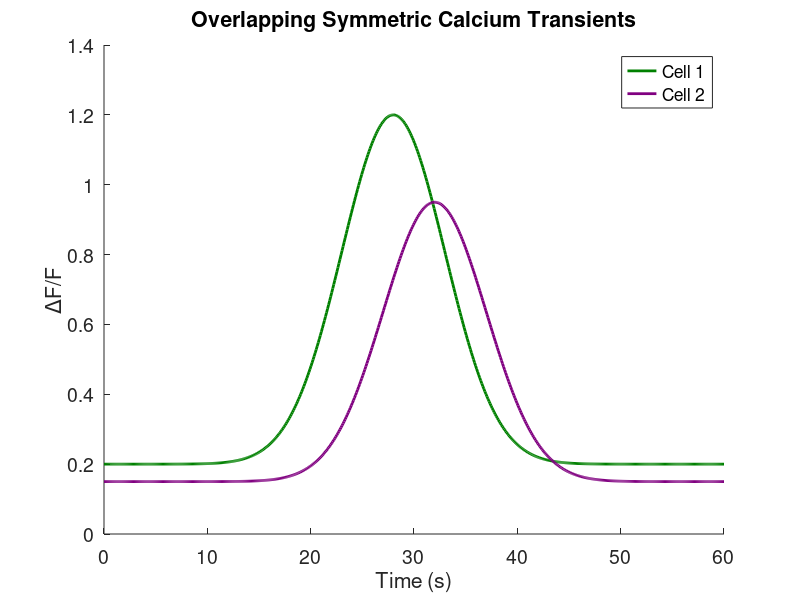
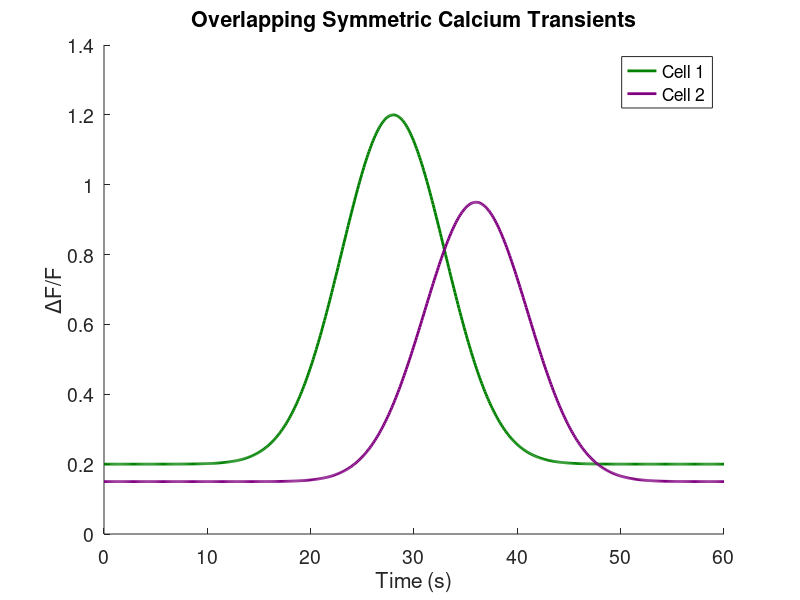
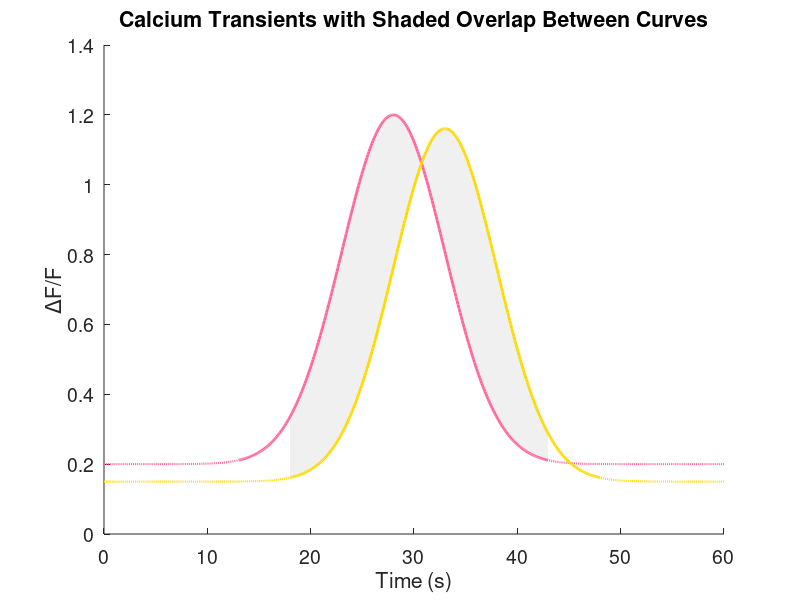
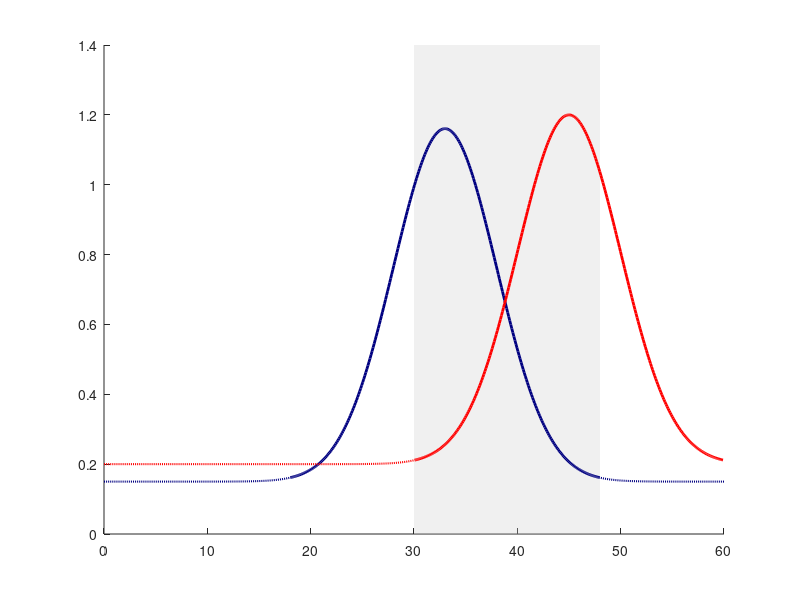

MATLAB code to generate these figures, in order: (Note: this script raises an error after producing the figures.)


t = linspace(0, 60, 600);
center1 = 28;      % peak at 28 s
width1 = 5;        % controls width
amp1 = 1;          % amplitude
signal1 = amp1 * exp(-((t - center1).^2) / (2 * width1^2)) + 0.2;
center2 = 32;      % peak at 32 s
width2 = 5;        % same width for similar shape
amp2 = 0.8;        % slightly lower amplitude
signal2 = amp2 * exp(-((t - center2).^2) / (2 * width2^2)) + 0.15;
figure;
plot(t, signal1, 'LineWidth', 2, 'Color', [0 0.5 0]); % dark green
hold on;
plot(t, signal2, 'LineWidth', 2, 'Color', [0.5 0 0.5]); % dark purple
xlabel('Time (s)');
ylabel('\DeltaF/F');
title('Overlapping Symmetric Calcium Transients');
legend({'Cell 1', 'Cell 2'}, 'Location', 'Northeast');
set(gca, 'FontSize', 14, 'Box', 'off');

%%

t = linspace(0, 60, 600);
center1 = 28;      % peak at 28 s
width1 = 5;        % controls width
amp1 = 1;          % amplitude
signal1 = amp1 * exp(-((t - center1).^2) / (2 * width1^2)) + 0.2;
center2 = 36;      % peak at 36 s (later, more to the right)
width2 = 5;        % same width
amp2 = 0.8;        % slightly lower amplitude
signal2 = amp2 * exp(-((t - center2).^2) / (2 * width2^2)) + 0.15;
figure;
plot(t, signal1, 'LineWidth', 2, 'Color', [0 0.5 0]); % dark green
hold on;
plot(t, signal2, 'LineWidth', 2, 'Color', [0.5 0 0.5]); % dark purple
xlabel('Time (s)');
ylabel('\DeltaF/F');
title('Overlapping Symmetric Calcium Transients');
legend({'Cell 1', 'Cell 2'}, 'Location', 'Northeast');
set(gca, 'FontSize', 14, 'Box', 'off');


%%
t = linspace(0, 60, 600);

% Pink signal
center1 = 28; width1 = 5; amp1 = 1;
signal1 = amp1 * exp(-((t - center1).^2) / (2 * width1^2)) + 0.2;

% Bright yellow signal (shifted closer)
center2 = 33; width2 = 5; amp2_original = 0.8;
signal2_raw = amp2_original * exp(-((t - center2).^2) / (2 * width2^2)) + 0.15;

% Rescale yellow amplitude to match pink
max_signal1 = max(signal1);
max_signal2_raw = max(signal2_raw);
scaling_factor = max_signal1 / max_signal2_raw;
signal2 = (signal2_raw - min(signal2_raw)) * scaling_factor + min(signal2_raw);

figure; hold on;

dotted_len = 15;

% Define windows
pink_start = center1 - dotted_len;
pink_end = center1 + dotted_len;
yellow_start = center2 - dotted_len;
yellow_end = center2 + dotted_len;

% Indices for pink dotted and solid lines
idx_pink_dotted_left = t <= pink_start;
idx_pink_dotted_right = t >= pink_end;
idx_pink_solid = t > pink_start & t < pink_end;

% Indices for yellow dotted and solid lines
idx_yellow_dotted_left = t <= yellow_start;
idx_yellow_dotted_right = t >= yellow_end;
idx_yellow_solid = t > yellow_start & t < yellow_end;

% Overlap interval
overlap_start = max(pink_start, yellow_start);
overlap_end = min(pink_end, yellow_end);
idx_overlap = t >= overlap_start & t <= overlap_end;

% Construct polygon for filled area between curves in overlap
X_fill = [t(idx_overlap), fliplr(t(idx_overlap))];
Y_fill = [signal1(idx_overlap), fliplr(signal2(idx_overlap))];

% Plot filled area between curves (gray, translucent)
fill(X_fill, Y_fill, [0.8 0.8 0.8], 'FaceAlpha', 0.3, 'EdgeColor', 'none');

% Plot pink segments
plot(t(idx_pink_dotted_left), signal1(idx_pink_dotted_left), ':', 'LineWidth', 1.5, 'Color', [1 0.4 0.6]);
plot(t(idx_pink_dotted_right), signal1(idx_pink_dotted_right), ':', 'LineWidth', 1.5, 'Color', [1 0.4 0.6]);
plot(t(idx_pink_solid), signal1(idx_pink_solid), '-', 'LineWidth', 2, 'Color', [1 0.4 0.6]);

% Plot bright yellow segments
plot(t(idx_yellow_dotted_left), signal2(idx_yellow_dotted_left), ':', 'LineWidth', 1.5, 'Color', [1 0.85 0]);
plot(t(idx_yellow_dotted_right), signal2(idx_yellow_dotted_right), ':', 'LineWidth', 1.5, 'Color', [1 0.85 0]);
plot(t(idx_yellow_solid), signal2(idx_yellow_solid), '-', 'LineWidth', 2, 'Color', [1 0.85 0]);

xlabel('Time (s)');
ylabel('\DeltaF/F');
title('Calcium Transients with Shaded Overlap Between Curves');
set(gca, 'FontSize', 14, 'Box', 'off');


%%
t = linspace(0, 60, 600);

% Updated RED: shifted further right for more separation
center1 = 45;  % shifted from 28 -> 36 for further separation
width1 = 5; amp1 = 1;
signal1 = amp1 * exp(-((t - center1).^2) / (2 * width1^2)) + 0.2;

% DARK BLUE: same as before
center2 = 33; width2 = 5; amp2 = 0.8;
signal2_raw = amp2 * exp(-((t - center2).^2) / (2 * width2^2)) + 0.15;

% Rescale blue amplitude to match red
scaling_factor = max(signal1) / max(signal2_raw);
signal2 = (signal2_raw - min(signal2_raw)) * scaling_factor + min(signal2_raw);

figure; hold on;

% Event window ±15s for solid lines
dotted_len = 15;
red_start = center1 - dotted_len; red_end = center1 + dotted_len;
blue_start = center2 - dotted_len; blue_end = center2 + dotted_len;

% Indexing
idx_red_dotted_left = t <= red_start;
idx_red_dotted_right = t >= red_end;
idx_red_solid = t > red_start & t < red_end;

idx_blue_dotted_left = t <= blue_start;
idx_blue_dotted_right = t >= blue_end;
idx_blue_solid = t > blue_start & t < blue_end;

% Overlap region for gray rectangle
overlap_start = max(red_start, blue_start);
overlap_end = min(red_end, blue_end);

% Determine Y limits after dummy plot to ensure correct patch scaling
plot(t, signal1, 'Color', 'none');
plot(t, signal2, 'Color', 'none');
yl = ylim; if yl(1) > 0, yl(1) = 0; end

% Draw gray rectangle
patch([overlap_start overlap_end overlap_end overlap_start], ...
      [yl(1) yl(1) yl(2) yl(2)], ...
      [0.8 0.8 0.8], 'FaceAlpha', 0.3, 'EdgeColor', 'none');

% Plot DARK BLUE first (so it stays in the back)
plot(t(idx_blue_dotted_left), signal2(idx_blue_dotted_left), ':', 'LineWidth', 1.5, 'Color', [0 0 0.5]);
plot(t(idx_blue_dotted_right), signal2(idx_blue_dotted_right), ':', 'LineWidth', 1.5, 'Color', [0 0 0.5]);
plot(t(idx_blue_solid), signal2(idx_blue_solid), '-', 'LineWidth', 2, 'Color', [0 0 0.5]);

% Plot BRIGHT RED second (so it stays in front)
plot(t(idx_red_dotted_left), signal1(idx_red_dotted_left), ':', 'LineWidth', 1.5, 'Color', [1 0 0]);
plot(t(idx_red_dotted_right), signal1(idx_red_dotted_right), ':', 'LineWidth', 1.5, 'Color', [1 0 0]);
plot(t(idx_red_solid), signal1(idx_red_solid), '-', 'LineWidth', 2, 'Color', [1 0 0]);

%%
t = linspace(0, 60, 600);

% BRIGHT RED: shifted further right and lower
center1 = 30; %40        % shifted further right
width1 = 2; amp1 = 0.7;  % lower amplitude to be below blue
signal1 = amp1 * exp(-((t - center1).^2) / (2 * width1^2)) + 0.1; % baseline lower

% DARK BLUE: reference signal
center2 = 25; width2 = 5; amp2 = 1;
signal2 = amp2 * exp(-((t - center2).^2) / (2 * width2^2)) + 0.2;

figure; hold on;

% Event window for solid lines ±15 s
dotted_len = 15;
red_start = 25; %center1 - dotted_len; red_end = center1 + dotted_len; %25
blue_start = 10; %center2 - dotted_len; blue_end = center2 + dotted_len; %10

%Indexing
idx_red_dotted_left = t <= red_start;
idx_red_dotted_right = t >= red_end;
idx_red_solid = t > red_start & t < red_end;

idx_blue_dotted_left = t <= blue_start;
idx_blue_dotted_right = t >= blue_end;
idx_blue_solid = t > blue_start & t < blue_end;

red_end = 35;
% Overlap region
overlap_start = max(red_start, blue_start);
overlap_end = min(red_end, blue_end);

% Determine Y limits dynamically
plot(t, signal1, 'Color', 'none');
plot(t, signal2, 'Color', 'none');
yl = ylim; if yl(1) > 0, yl(1) = 0; end

% Gray rectangle across Y in overlap region
patch([overlap_start overlap_end overlap_end overlap_start], ...
      [yl(1) yl(1) yl(2) yl(2)], ...
      [0.8 0.8 0.8], 'FaceAlpha', 0.3, 'EdgeColor', 'none');

% Plot DARK BLUE first so it stays on top
plot(t(idx_blue_dotted_left), signal2(idx_blue_dotted_left), ':', 'LineWidth', 1.5, 'Color', [0 0 0.5]);
plot(t(idx_blue_dotted_right), signal2(idx_blue_dotted_right), ':', 'LineWidth', 1.5, 'Color', [0 0 0.5]);
plot(t(idx_blue_solid), signal2(idx_blue_solid), '-', 'LineWidth', 2, 'Color', [0 0 0.5]);

% Plot BRIGHT RED second, shifted right and below
plot(t(idx_red_dotted_left), signal1(idx_red_dotted_left), ':', 'LineWidth', 1.5, 'Color', [1 0 0]);
plot(t(idx_red_dotted_right), signal1(idx_red_dotted_right), ':', 'LineWidth', 1.5, 'Color', [1 0 0]);
plot(t(idx_red_solid), signal1(idx_red_solid), '-', 'LineWidth', 2, 'Color', [1 0 0]);

%%
% Time vector
t = linspace(0, 60, 600);

% Define signals
% BRIGHT RED: shifted right and lower
center_red = 30;              % center time
width_red = 2; amp_red = 0.7; % lower amplitude
baseline_red = 0.1;
signal_red = amp_red * exp(-((t - center_red).^2) / (2 * width_red^2)) + baseline_red;

% DARK BLUE: reference signal
center_blue = 25; width_blue = 5; amp_blue = 1;
baseline_blue = 0.2;
signal_blue = amp_blue * exp(-((t - center_blue).^2) / (2 * width_blue^2)) + baseline_blue;

% Event window for solid lines
dotted_len = 15; % window half-length for solid region

% RED event window
red_start = 25;           % fixed start for solid region
red_end = 35;             % fixed end for solid region
idx_red_solid = t > red_start & t < red_end;
idx_red_dotted_left = t <= red_start;
idx_red_dotted_right = t >= red_end;

% BLUE event window
blue_start = 10;          % fixed start for solid region
blue_end = 40;            % fixed end for solid region
idx_blue_solid = t > blue_start & t < blue_end;
idx_blue_dotted_left = t <= blue_start;
idx_blue_dotted_right = t >= blue_end;

% Overlap region for gray rectangle
overlap_start = max(red_start, blue_start);
overlap_end = min(red_end, blue_end);

% Initialize figure
figure; hold on;

% Determine Y limits dynamically
plot(t, signal_red, 'Color', 'none');
plot(t, signal_blue, 'Color', 'none');
yl = ylim; if yl(1) > 0, yl(1) = 0; end

% Plot gray rectangle across Y in overlap region
patch([overlap_start overlap_end overlap_end overlap_start], ...
      [yl(1) yl(1) 1.4 1.4], ...
      [0.8 0.8 0.8], 'FaceAlpha', 0.3, 'EdgeColor', 'none');

% Plot DARK BLUE first (to remain visually behind red)
plot(t(idx_blue_dotted_left), signal_blue(idx_blue_dotted_left), ':', 'LineWidth', 1.5, 'Color', [0 0 0.5]);
plot(t(idx_blue_dotted_right), signal_blue(idx_blue_dotted_right), ':', 'LineWidth', 1.5, 'Color', [0 0 0.5]);
plot(t(idx_blue_solid), signal_blue(idx_blue_solid), '-', 'LineWidth', 2, 'Color', [0 0 0.5]);

% Plot BRIGHT RED second (to remain in front, shifted right and lower)
plot(t(idx_red_dotted_left), signal_red(idx_red_dotted_left), ':', 'LineWidth', 1.5, 'Color', [1 0 0]);
plot(t(idx_red_dotted_right), signal_red(idx_red_dotted_right), ':', 'LineWidth', 1.5, 'Color', [1 0 0]);
plot(t(idx_red_solid), signal_red(idx_red_solid), '-', 'LineWidth', 2, 'Color', [1 0 0]);

%%
% Time vector
t = linspace(0, 60, 600);

% Define signals
% BRIGHT RED: shifted right and lower
center_red = 30; width_red = 2; amp_red = 0.7; baseline_red = 0.1;
signal_red = amp_red * exp(-((t - center_red).^2) / (2 * width_red^2)) + baseline_red;

% DARK BLUE: reference signal
center_blue = 25; width_blue = 5; amp_blue = 1; baseline_blue = 0.2;
signal_blue = amp_blue * exp(-((t - center_blue).^2) / (2 * width_blue^2)) + baseline_blue;

% Event window for solid lines
dotted_len = 15;

% RED event window
red_start = 25;
red_end = 35;
idx_red_solid = t > red_start & t < red_end;
idx_red_dotted_left = t <= red_start;
idx_red_dotted_right = t >= red_end;

% BLUE event window
blue_start = 10;
blue_end = 40;
idx_blue_solid = t > blue_start & t < blue_end;
idx_blue_dotted_left = t <= blue_start;
idx_blue_dotted_right = t >= blue_end;

% Overlap region for gray rectangle
overlap_start = max(red_start, blue_start);
overlap_end = min(red_end, blue_end);

% Initialize figure
figure; hold on;

% Determine Y limits dynamically
plot(t, signal_red, 'Color', 'none');
plot(t, signal_blue, 'Color', 'none');
yl = ylim; if yl(1) > 0, yl(1) = 0; end

% Plot gray rectangle across Y in overlap region
patch([overlap_start overlap_end overlap_end overlap_start], ...
      [yl(1) yl(1) 1.4 1.4], ...
      [0.8 0.8 0.8], 'FaceAlpha', 0.3, 'EdgeColor', 'none');

% Plot DARK BLUE first
plot(t(idx_blue_dotted_left), signal_blue(idx_blue_dotted_left), ':', 'LineWidth', 1.5, 'Color', [0 0 0.5]);
plot(t(idx_blue_dotted_right), signal_blue(idx_blue_dotted_right), ':', 'LineWidth', 1.5, 'Color', [0 0 0.5]);
plot(t(idx_blue_solid), signal_blue(idx_blue_solid), '-', 'LineWidth', 2, 'Color', [0 0 0.5]);

% Plot BRIGHT RED second
plot(t(idx_red_dotted_left), signal_red(idx_red_dotted_left), ':', 'LineWidth', 1.5, 'Color', [1 0 0]);
plot(t(idx_red_dotted_right), signal_red(idx_red_dotted_right), ':', 'LineWidth', 1.5, 'Color', [1 0 0]);
plot(t(idx_red_solid), signal_red(idx_red_solid), '-', 'LineWidth', 2, 'Color', [1 0 0]);

% Annotations for delay and durations
y_arrow = 1.2; % consistent Y position for arrows

% Delay between RED and BLUE onset
delay = red_start - blue_start;
annotation('doublearrow', ...
    [(blue_start/60) (red_start/60)], ...
    [(y_arrow/1.4) (y_arrow/1.4)], ...
    'Color', [0.3 0.3 0.3], 'LineWidth', 1.5);
text(mean([blue_start, red_start]), y_arrow+0.05, ...
    sprintf('Delay = %d s', delay), ...
    'HorizontalAlignment', 'center', 'FontSize', 12);

% Duration of BLUE
annotation('doublearrow', ...
    [(blue_start/60) (blue_end/60)], ...
    [(y_arrow-0.15)/1.4 (y_arrow-0.15)/1.4], ...
    'Color', [0 0 0.5], 'LineWidth', 1.5);
text(mean([blue_start, blue_end]), y_arrow-0.1, ...
    sprintf('%.0f s', blue_end - blue_start), ...
    'HorizontalAlignment', 'center', 'FontSize', 12, 'Color', [0 0 0.5]);

% Duration of RED
annotation('doublearrow', ...
    [(red_start/60) (red_end/60)], ...
    [(y_arrow-0.3)/1.4 (y_arrow-0.3)/1.4], ...
    'Color', [1 0 0], 'LineWidth', 1.5);
text(mean([red_start, red_end]), y_arrow-0.25, ...
    sprintf('%.0f s', red_end - red_start), ...
    'HorizontalAlignment', 'center', 'FontSize', 12, 'Color', [1 0 0]);

%%
% Time vector
t = linspace(0, 60, 600);

% Define signals
% BRIGHT RED: shifted right and lower
center_red = 30; width_red = 2; amp_red = 1; baseline_red = 0.1;
signal_red = amp_red * exp(-((t - center_red).^2) / (2 * width_red^2)) + baseline_red;

% DARK BLUE: reference signal
center_blue = 25; width_blue = 5; amp_blue = 1; baseline_blue = 0.2;
signal_blue = amp_blue * exp(-((t - center_blue).^2) / (2 * width_blue^2)) + baseline_blue;

% Event windows
red_start = 24; red_end = 36;
blue_start = 10; blue_end = 40;

idx_red_solid = t > red_start & t < red_end;
idx_red_dotted_left = t <= red_start;
idx_red_dotted_right = t >= red_end;

idx_blue_solid = t > blue_start & t < blue_end;
idx_blue_dotted_left = t <= blue_start;
idx_blue_dotted_right = t >= blue_end;

% Overlap region for gray rectangle
overlap_start = max(red_start, blue_start);
overlap_end = min(red_end, blue_end);

% Initialize figure
figure; hold on;

% Determine Y limits dynamically
plot(t, signal_red, 'Color', 'none');
plot(t, signal_blue, 'Color', 'none');
yl = ylim; if yl(1) > 0, yl(1) = 0; end

% Plot gray rectangle across Y in overlap region
patch([overlap_start overlap_end overlap_end overlap_start], ...
      [yl(1) yl(1) 1.4 1.4], ...
      [0.8 0.8 0.8], 'FaceAlpha', 0.3, 'EdgeColor', 'none');

% Plot curves
% DARK BLUE first
plot(t(idx_blue_dotted_left), signal_blue(idx_blue_dotted_left), ':', 'LineWidth', 1.5, 'Color', [0 0 0.5]);
plot(t(idx_blue_dotted_right), signal_blue(idx_blue_dotted_right), ':', 'LineWidth', 1.5, 'Color', [0 0 0.5]);
plot(t(idx_blue_solid), signal_blue(idx_blue_solid), '-', 'LineWidth', 2, 'Color', [0 0 0.5]);

% BRIGHT RED second
plot(t(idx_red_dotted_left), signal_red(idx_red_dotted_left), ':', 'LineWidth', 1.5, 'Color', [1 0 0]);
plot(t(idx_red_dotted_right), signal_red(idx_red_dotted_right), ':', 'LineWidth', 1.5, 'Color', [1 0 0]);
plot(t(idx_red_solid), signal_red(idx_red_solid), '-', 'LineWidth', 2, 'Color', [1 0 0]);

% Annotations
ax = gca;
xlim_current = ax.XLim;
ylim_current = ax.YLim;

% Normalized X positions
x_norm = @(x) (x - xlim_current(1)) / (xlim_current(2) - xlim_current(1));
% Normalized Y positions
y_norm = @(y) (y - ylim_current(1)) / (ylim_current(2) - ylim_current(1));

%% Delay arrow (gray) at y = 0.15
delay = red_start - blue_start;
annotation('doublearrow', ...
    [blue_start, red_start], ...
    [0.2,0.2], ...
    'Color', [0.3 0.3 0.3], 'LineWidth', 1.5);
text(mean([blue_start, red_start]), 0.17, ...
    sprintf('Delay'), ...
    'HorizontalAlignment', 'center', 'FontSize', 12);
delay = red_start - blue_start; % should be 15

annotation('doublearrow', ...
    [x_norm(blue_start), x_norm(red_start)], ...
    [y_norm(0.2), y_norm(0.2)], ...
    'Color', [0.3 0.3 0.3], 'LineWidth', 1.5);

text(mean([blue_start, red_start]), 0.17, ...
    'Delay', ...
    'HorizontalAlignment', 'center', 'FontSize', 12);


% Compute normalized units conversion:
ax = gca;
x_limits = xlim(ax);
y_limits = ylim(ax);

x_norm = @(x) (x - x_limits(1)) / (x_limits(2) - x_limits(1));
y_norm = @(y) (y - y_limits(1)) / (y_limits(2) - y_limits(1));

% Create double arrow from X=10 to X=25 at Y=0.2
annotation('doublearrow', ...
    [x_norm(blue_start), x_norm(red_start)], ...
    [y_norm(0.2), y_norm(0.2)], ...
    'Color', [0.3 0.3 0.3], 'LineWidth', 1.5);

% Add label centered between 10 and 25 at Y=0.17 (data coordinates)
text(mean([blue_start, red_start]), 0.17, ...
    'Delay', ...
    'HorizontalAlignment', 'center', 'FontSize', 12);


% Duration of BLUE (y = 0.05)
annotation('doublearrow', ...
    [x_norm(blue_start) x_norm(blue_end)], ...
    [y_norm(0.05) y_norm(0.05)], ...
    'Color', [0 0 0.5], 'LineWidth', 1.5);
text(mean([blue_start, blue_end]), 0.07, ...
    sprintf('%d s', blue_end - blue_start), ...
    'HorizontalAlignment', 'center', 'FontSize', 12, 'Color', [0 0 0.5]);

% Duration of RED (y = 0.15, below red curve)
annotation('doublearrow', ...
    [x_norm(red_start) x_norm(red_end)], ...
    [y_norm(0.15) y_norm(0.15)], ...
    'Color', [1 0 0], 'LineWidth', 1.5);
text(mean([red_start, red_end]), 0.17, ...
    sprintf('%d s', red_end - red_start), ...
    'HorizontalAlignment', 'center', 'FontSize', 12, 'Color', [1 0 0]);

% Labels
xlabel('Time (s)');
ylabel('\DeltaF/F');
title('Calcium Transients with Delay and Duration Annotations');
set(gca, 'FontSize', 14, 'Box', 'off');

